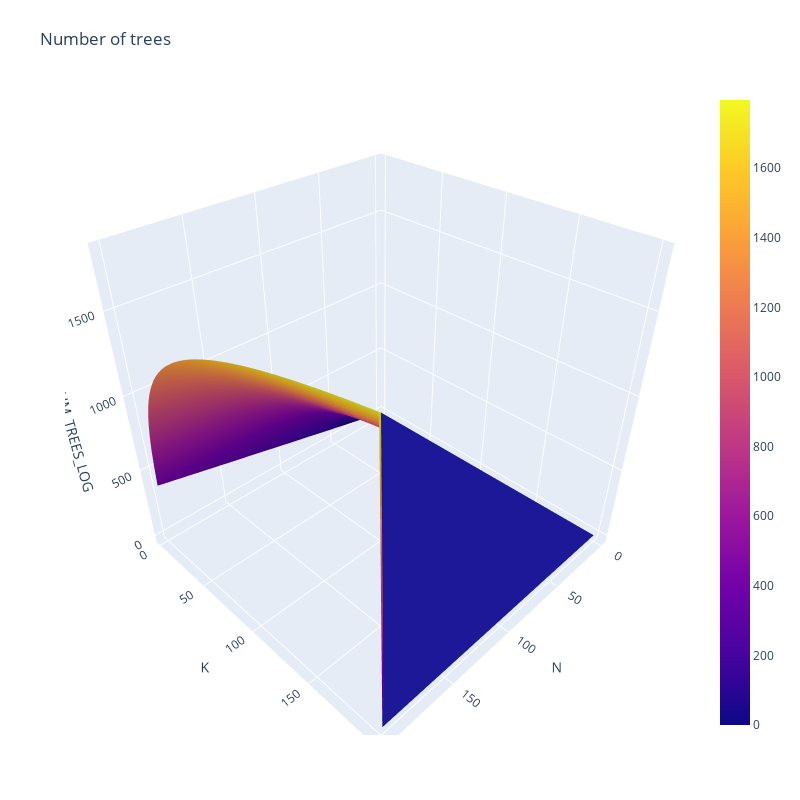

Write notebook code for a chart like this one.
### Code cell
N_MIN = 1
K_MIN = 2
N_RANGE = 200
K_RANGE = 200

n_values = np.array(range(N_MIN, N_RANGE+1), dtype=object)
k_values = np.array(range(K_MIN, K_RANGE+1), dtype=object)
z_values = np.array([[num_trees_bits(n, k) for n in n_values] for k in k_values])

fig = go.Figure(data=[go.Surface(
    x=n_values,
    y=k_values,
    z=z_values
)])

fig.update_layout(scene = dict(
                    xaxis_title="N",
                    yaxis_title="K",
                    zaxis_title="NUM_TREES_LOG"),
                    title="Number of trees", autosize=False,
                    width=800, height=800,
                    margin=dict(l=65, r=50, b=65, t=90))

fig.show()

### Figure 1 — Plotly figure (JSON) as saved in the notebook; plotly's stock layout.template omitted (floating-point values rounded to 4 significant figures; data arrays with more than 128 entries replaced by an {"elided": "..."} marker saying what was removed)
{"data": [{"type": "surface", "x": {"elided": "200 int values"}, "y": {"elided": "199 int values"}, "z": {"elided": "199x200 int values"}}], "layout": {"autosize": false, "height": 800, "margin": {"b": 65, "l": 65, "r": 50, "t": 90}, "scene": {"xaxis": {"title": {"text": "N"}}, "yaxis": {"title": {"text": "K"}}, "zaxis": {"title": {"text": "NUM_TREES_LOG"}}}, "title": {"text": "Number of trees"}, "width": 800}}
